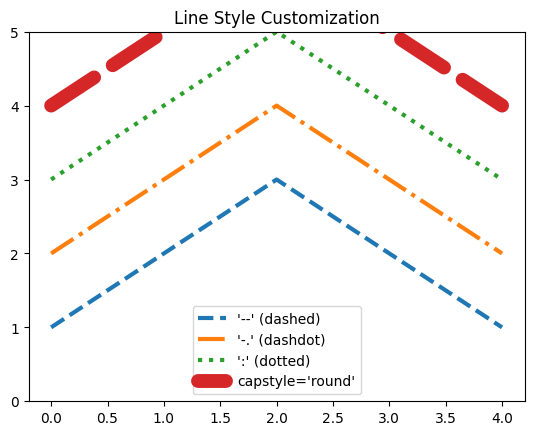

Write the Python code that produced this figure.
# Example demonstrating various line styles
y_base = np.array([1, 2, 3, 2, 1])

plt.plot(y_base, lw=3, ls='--', label="'--' (dashed)")
plt.plot(y_base + 1, lw=3, ls='-.', label="'-.' (dashdot)")
plt.plot(y_base + 2, lw=3, ls=':', label="':' (dotted)")

# Demonstrating dash_capstyle on thick lines
plt.plot(y_base + 3, lw=10, ls='--', dash_capstyle='round', label="capstyle='round'")

plt.title("Line Style Customization")
plt.ylim(0, 5)
plt.legend()
plt.show()
